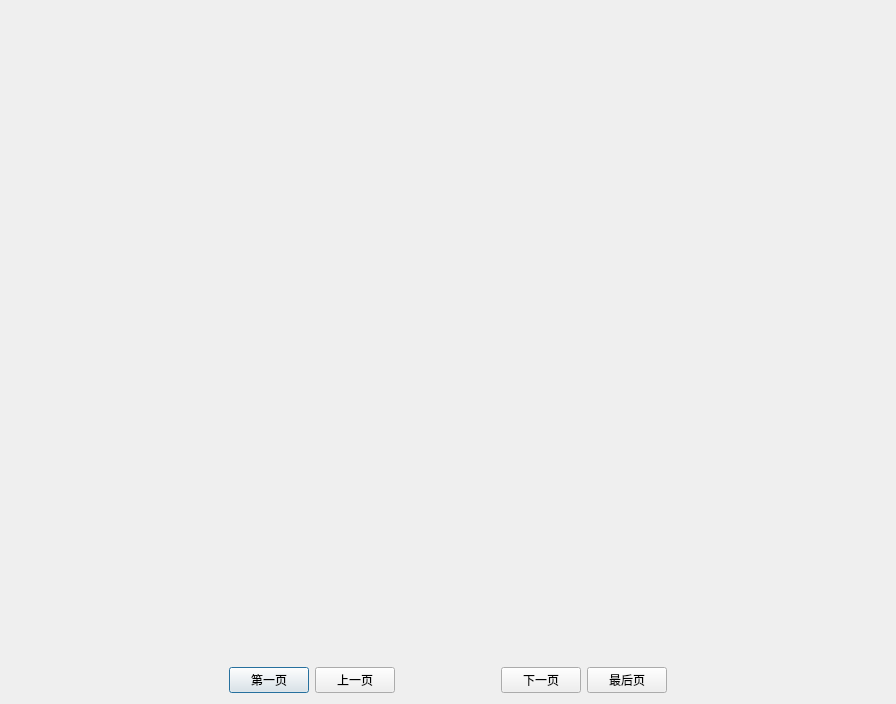
<?xml version="1.0" encoding="UTF-8"?>
<ui version="4.0">
 <class>Dialog</class>
 <widget class="QDialog" name="Dialog">
  <property name="geometry">
   <rect>
    <x>0</x>
    <y>0</y>
    <width>896</width>
    <height>704</height>
   </rect>
  </property>
  <property name="windowTitle">
   <string>View Pic</string>
  </property>
  <layout class="QVBoxLayout" name="verticalLayout">
   <item>
    <widget class="QLabel" name="label">
     <property name="sizePolicy">
      <sizepolicy hsizetype="Expanding" vsizetype="Expanding">
       <horstretch>0</horstretch>
       <verstretch>0</verstretch>
      </sizepolicy>
     </property>
     <property name="text">
      <string/>
     </property>
     <property name="scaledContents">
      <bool>false</bool>
     </property>
     <property name="alignment">
      <set>Qt::AlignCenter</set>
     </property>
    </widget>
   </item>
   <item>
    <layout class="QHBoxLayout" name="horizontalLayout">
     <item>
      <spacer name="horizontalSpacer_3">
       <property name="orientation">
        <enum>Qt::Horizontal</enum>
       </property>
       <property name="sizeHint" stdset="0">
        <size>
         <width>40</width>
         <height>20</height>
        </size>
       </property>
      </spacer>
     </item>
     <item>
      <widget class="QPushButton" name="butFirst">
       <property name="text">
        <string>第一页</string>
       </property>
      </widget>
     </item>
     <item>
      <widget class="QPushButton" name="butPre">
       <property name="text">
        <string>上一页</string>
       </property>
      </widget>
     </item>
     <item>
      <spacer name="horizontalSpacer">
       <property name="orientation">
        <enum>Qt::Horizontal</enum>
       </property>
       <property name="sizeType">
        <enum>QSizePolicy::Minimum</enum>
       </property>
       <property name="sizeHint" stdset="0">
        <size>
         <width>100</width>
         <height>20</height>
        </size>
       </property>
      </spacer>
     </item>
     <item>
      <widget class="QPushButton" name="butNext">
       <property name="text">
        <string>下一页</string>
       </property>
      </widget>
     </item>
     <item>
      <widget class="QPushButton" name="butLast">
       <property name="text">
        <string>最后页</string>
       </property>
      </widget>
     </item>
     <item>
      <spacer name="horizontalSpacer_2">
       <property name="orientation">
        <enum>Qt::Horizontal</enum>
       </property>
       <property name="sizeHint" stdset="0">
        <size>
         <width>40</width>
         <height>20</height>
        </size>
       </property>
      </spacer>
     </item>
    </layout>
   </item>
  </layout>
 </widget>
 <resources/>
 <connections/>
</ui>
